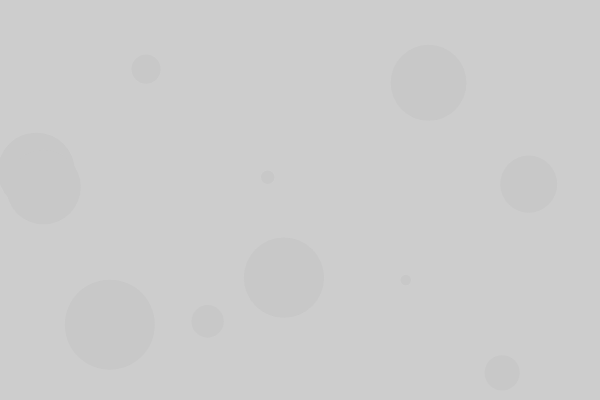
Frame 1 (no input)
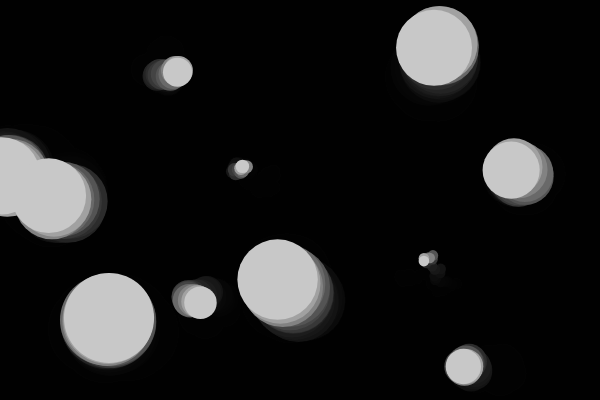
Frame 60 (no input)
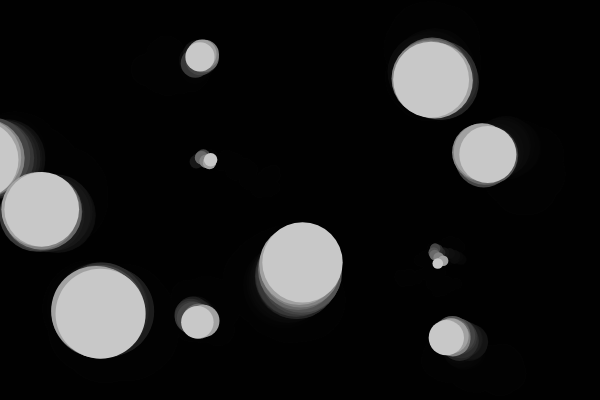
Frame 120 (the mouse pressed at the canvas centre since frame 60)

The p5.js sketch that drew these frames (run headless with seeded random() and noise() and a simulated clock; from frame 60 on, the mouse is pressed at the canvas centre):

// p5.js sketch
// ── sketch.js
//Your Name(s)
//Project Name
//Date

/* A brief description of what the program is */


class Bubble {
    constructor(_x, _y, _r) {
        this.x = _x;
        this.y = _y;
        this.r = _r;
    }
    display(){
        fill(200);
        ellipse(this.x, this.y, this.r)
    }
    move(){
        this.x += random(-width / 100, width / 100);
        this.y += random(-height / 100, height / 100);
    }
    check(){
        if(this.x + this.r >= width || this.x - this.r <= 0) this.xVel *= -1;
        if(this.y + this.r >= height || this.y - this.r <= 0) this.yVel *= -1;
    }
}

let bubbles = [];
// let bubble1;
// let bubble2;
// let bubble3;

function setup() {
    createCanvas(600, 400);
    noStroke();

    ellipseMode(RADIUS)

    for(let i = 0; i <= 10; i++){
        bubbles[i] = new Bubble(random(0, width),random(0, height),random(2,50));
    }
    // bubbles[0] = (new Bubble(200, 50, 60))
    // bubbles[1] = (new Bubble(30, 40, 50))
}

function draw() {
    background(0,50);

    for(let i = 0; i < bubbles.length; ++i){
        bubbles[i].display();
        bubbles[i].move();
        bubbles[i].check();
    }

    // for(let i = 0; i < bubbles.length; ++i){
    //     bubbles[2].display();
    //     bubbles[2].move();
    //     bubbles[2].check();

        

}
